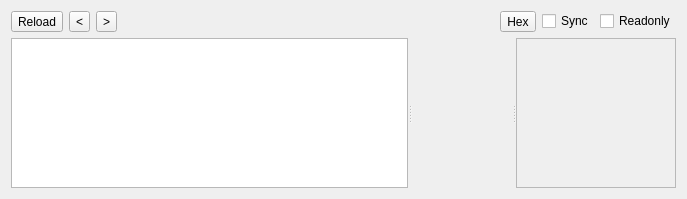
<?xml version="1.0" encoding="UTF-8"?>
<ui version="4.0">
 <class>XMainWidget</class>
 <widget class="QWidget" name="XMainWidget">
  <property name="geometry">
   <rect>
    <x>0</x>
    <y>0</y>
    <width>687</width>
    <height>199</height>
   </rect>
  </property>
  <property name="windowTitle">
   <string>Form</string>
  </property>
  <layout class="QVBoxLayout" name="verticalLayout">
   <item>
    <layout class="QHBoxLayout" name="horizontalLayout">
     <property name="sizeConstraint">
      <enum>QLayout::SizeConstraint::SetDefaultConstraint</enum>
     </property>
     <item>
      <widget class="QToolButton" name="toolButtonReload">
       <property name="text">
        <string>Reload</string>
       </property>
      </widget>
     </item>
     <item>
      <widget class="QToolButton" name="toolButtonPrev">
       <property name="text">
        <string notr="true">&lt;</string>
       </property>
      </widget>
     </item>
     <item>
      <widget class="QToolButton" name="toolButtonNext">
       <property name="text">
        <string notr="true">&gt;</string>
       </property>
      </widget>
     </item>
     <item>
      <spacer name="horizontalSpacer">
       <property name="orientation">
        <enum>Qt::Orientation::Horizontal</enum>
       </property>
       <property name="sizeHint" stdset="0">
        <size>
         <width>40</width>
         <height>20</height>
        </size>
       </property>
      </spacer>
     </item>
     <item>
      <widget class="QToolButton" name="toolButtonGlobalHex">
       <property name="text">
        <string>Hex</string>
       </property>
       <property name="checkable">
        <bool>true</bool>
       </property>
       <property name="checked">
        <bool>false</bool>
       </property>
       <property name="toolButtonStyle">
        <enum>Qt::ToolButtonStyle::ToolButtonTextBesideIcon</enum>
       </property>
      </widget>
     </item>
     <item>
      <widget class="QCheckBox" name="checkBoxHexSync">
       <property name="text">
        <string>Sync</string>
       </property>
      </widget>
     </item>
     <item>
      <widget class="QCheckBox" name="checkBoxReadonly">
       <property name="text">
        <string>Readonly</string>
       </property>
      </widget>
     </item>
    </layout>
   </item>
   <item>
    <widget class="QSplitter" name="splitterNavi">
     <property name="orientation">
      <enum>Qt::Orientation::Horizontal</enum>
     </property>
     <widget class="QTreeWidget" name="treeWidgetNavi">
      <property name="sizePolicy">
       <sizepolicy hsizetype="Expanding" vsizetype="Expanding">
        <horstretch>0</horstretch>
        <verstretch>0</verstretch>
       </sizepolicy>
      </property>
      <attribute name="headerVisible">
       <bool>false</bool>
      </attribute>
      <column>
       <property name="text">
        <string notr="true">1</string>
       </property>
      </column>
     </widget>
     <widget class="QSplitter" name="splitterHex">
      <property name="orientation">
       <enum>Qt::Orientation::Horizontal</enum>
      </property>
      <widget class="QStackedWidget" name="stackedWidgetMain">
       <property name="sizePolicy">
        <sizepolicy hsizetype="Expanding" vsizetype="Expanding">
         <horstretch>0</horstretch>
         <verstretch>0</verstretch>
        </sizepolicy>
       </property>
       <property name="minimumSize">
        <size>
         <width>100</width>
         <height>0</height>
        </size>
       </property>
      </widget>
      <widget class="XHexView" name="widgetGlobalHex">
       <property name="sizePolicy">
        <sizepolicy hsizetype="Expanding" vsizetype="Expanding">
         <horstretch>0</horstretch>
         <verstretch>0</verstretch>
        </sizepolicy>
       </property>
       <property name="minimumSize">
        <size>
         <width>100</width>
         <height>0</height>
        </size>
       </property>
      </widget>
     </widget>
    </widget>
   </item>
  </layout>
 </widget>
 <customwidgets>
  <customwidget>
   <class>XHexView</class>
   <extends>QScrollArea</extends>
   <header>xhexview.h</header>
   <container>1</container>
  </customwidget>
 </customwidgets>
 <resources/>
 <connections/>
</ui>
